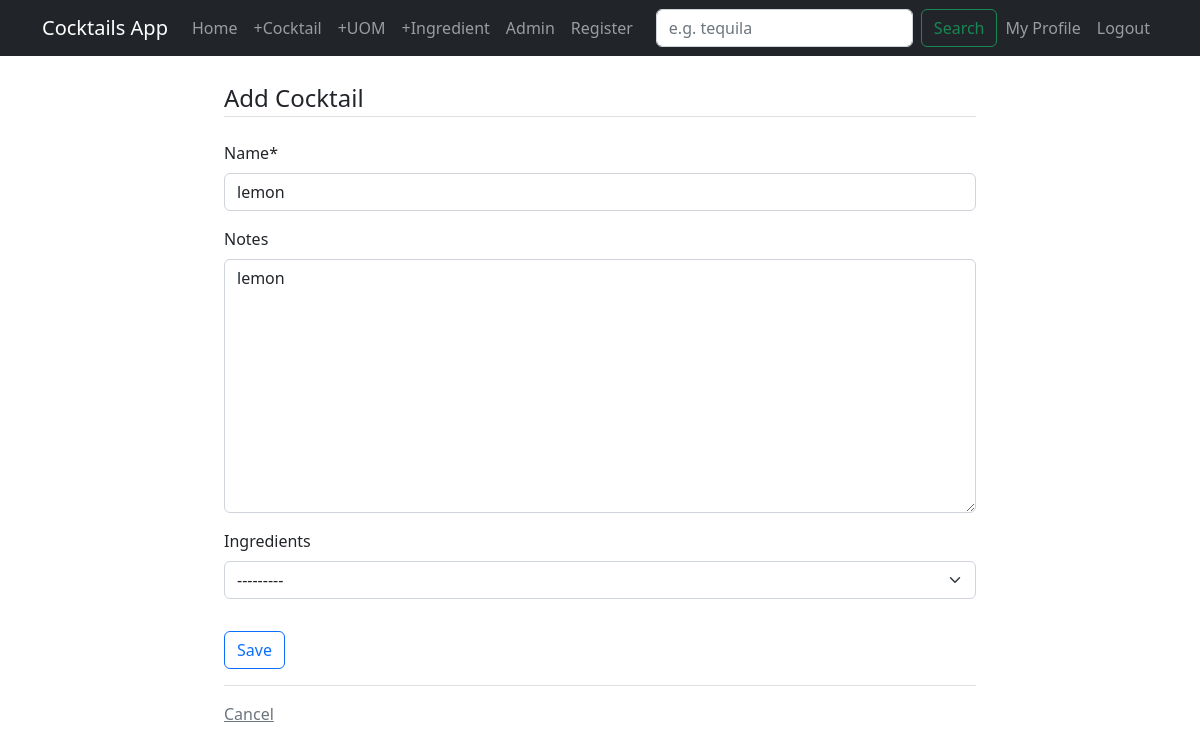
Page /cocktail/3/update (signed in) on the committed database.
### cocktails/models.py (models this page shows, shortened)
class Cocktail(models.Model):
  name = models.CharField(max_length=100, unique=True)
  slug = models.SlugField(blank=True, null=True)
  notes = models.TextField(blank=True)
  uom = models.ForeignKey(UOM, on_delete=models.SET_NULL, blank=True, null=True)
  quantity = models.ForeignKey(Quantity, on_delete=models.SET_NULL, blank=True, null=True)
  ingredients = models.ForeignKey(Ingredient, on_delete=models.SET_NULL, blank=True, null=True)
  author = models.ForeignKey(User, on_delete=models.CASCADE)

class Ingredient(models.Model):
  name = models.TextField(unique=True)
  alcohol_content = models.DecimalField(max_digits=3, decimal_places=0, validators=PERCENTAGE_VALIDATOR, blank=False)
  def __str__(self):
    return self.name

### cocktails/views.py (the view, shortened to what this page needs)
# urls.py: path('cocktail/<int:pk>/update', views.CocktailUpdateView.as_view(), name="cocktails-update"),
class CocktailUpdateView(LoginRequiredMixin, UserPassesTestMixin, UpdateView):
  model = models.Cocktail
  fields = ['name', 'notes', 'ingredients', 'alcohol_content']
  def test_func(self):
    cocktail = self.get_object()
    return self.request.user == cocktail.author

### cocktails/templates/cocktails/cocktail_form.html (shortened to what this page needs)
{% extends "cocktails/base.html" %}
{% load crispy_forms_tags %}
{% block content %}
<div class="container">
  <form method="POST">
    <fieldset class="form-group">
      <legend class="border-bottom mb-4">Add Cocktail</legend>
      {{ form|crispy }}
    </fieldset>
    <div class="form-group py-3">
      <input class="btn btn-outline-primary" type="submit" value="Save" />
    </div>
  </form>
  <div class="border-top pt-3">
    <a class="text-muted" href="{% url 'cocktails-home' %}">Cancel</a>
  </div>
</div>
{% endblock content %}

### rows in the picture
Cocktail: name "lemon", notes "lemon", ingredients "---------"
